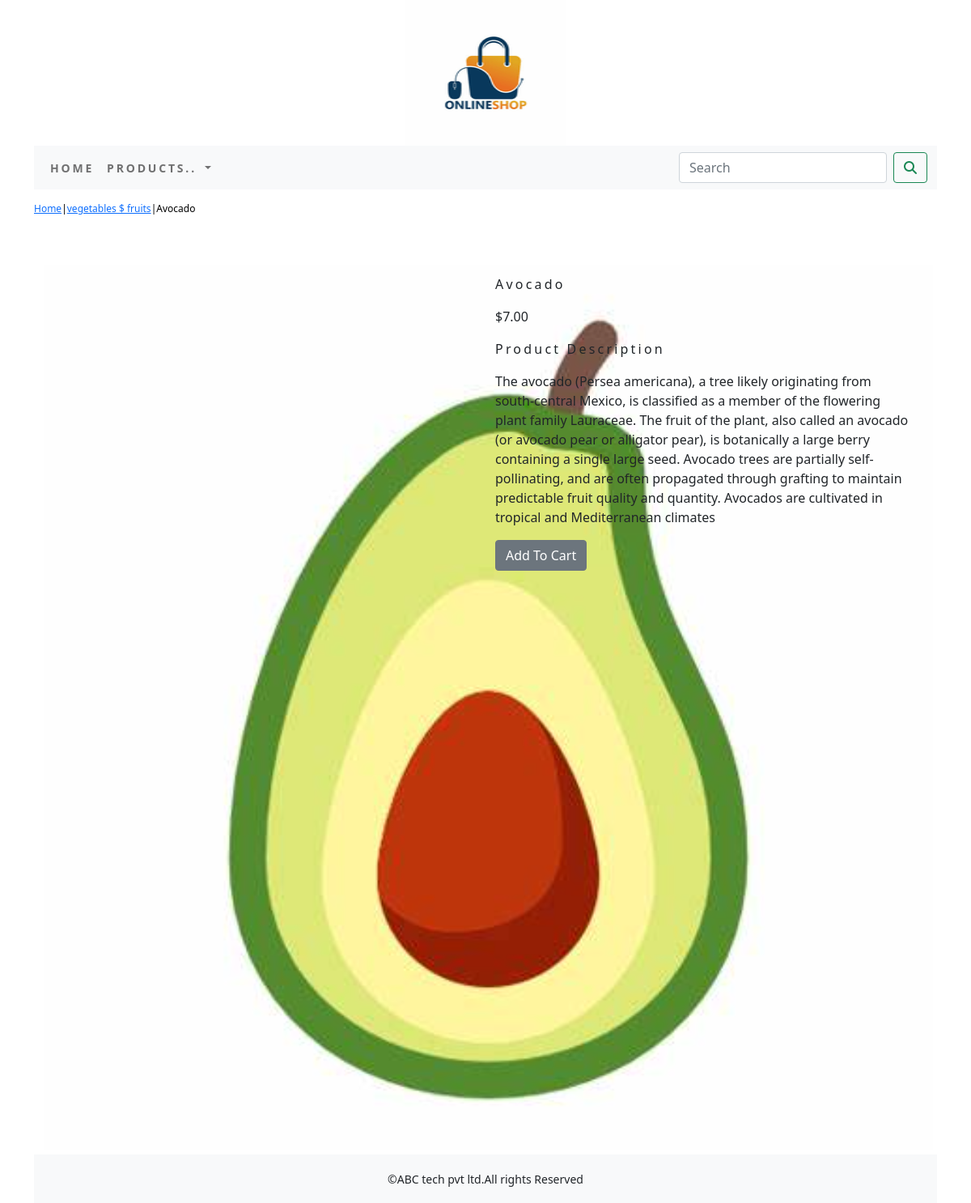
Screenshot of /shop/vegetables/avocado/ with the database file from the repository.
### shop/models.py (models this page shows, shortened)
class Product (models.Model):
    name = models.CharField(max_length=250,unique=True)
    slug = models.SlugField(max_length=250,unique=True)
    description = models.TextField(blank=True)
    price = models.DecimalField(max_digits=10,decimal_places=2)
    category = models.ForeignKey(Category,on_delete=models.CASCADE)
    image = models.ImageField(upload_to='product',blank=True)
    stock = models.IntegerField()
    available = models.BooleanField(default=True)
    created = models.DateTimeField(auto_now_add=True)
    update = models.DateTimeField(auto_now=True)
    class Meta:
        ordering = ('name',)
        verbose_name = 'product'
        verbose_name_plural = 'produts'

class Category(models.Model) :
    name = models.CharField(max_length=250,unique=True)
    slug = models.SlugField(max_length=250,unique=True)
    description = models.TextField(blank=True)
    image = models.ImageField(upload_to='category',blank=True)
    class Meta:
        ordering = ('name',)
        verbose_name = 'category'
        verbose_name_plural = 'categories'
    def get_url(self):
            return reverse('shop:products_by_category',args=[self.slug])
    def __str__(self):
        return '{}'.format(self.name)

### shop/views.py (the view)
# urls.py: path('<slug:c_slug>/<slug:product_slug>/',views.proDetail,name='prodcatdetail')
def proDetail(request,c_slug,product_slug):
    try:
        product=Product.objects.get(category__slug=c_slug,slug=product_slug)
    except Exception as e:
        raise e
    return render(request,'product.html',{'product':product})

### cart/context_processors.py (called while the page is built)
def counter(request):
    item_count=0
    if 'admin' in request.path:
        return {}
    else:
        try:
            cart=Cart.objects.filter(cart_id=_cart_id(request))
            cart_items=CartItem.objects.all().filter(cart=cart[:1])
            for cart_item in cart_items:
                item_count += cart_item.quantity
        except cart.DoesNotExist:
            item_count=0
    return dict(item_count=item_count)

### cart/views.py (called while the page is built)
def _cart_id(request):
    cart = request.session.session_key
    if not cart:
        cart = request.session.create()
    return cart

### shop/context_processors.py (called while the page is built)
def menu_links(request):
    links=Category.objects.all()
    return dict(links=links)

### templates/product.html (shortened to what this page needs)
{% extends 'base.html' %}
{% load static %}
{% block content %}
<div>
    <div class="row my_prod_row_class">
        <div class="mx_auto">
        <p><a href="{% url 'shop:allprodcat' %}">Home</a>|<a href="{{product.category.get_url}}">{{product.category}}</a>|{{product.name}}</p>
    </div>
</div>
<div class="container">
<br>
<div class="row">
    <div class="col-12 col-sm-12 col-md-12 col-lg-6 text-center">
        <div style="min-width:18rem;">
            <img src="{{product.image.url}}"alt="{{product.name}}">
        </div>
    </div>
    <div class="col-12 col-sm-12 col-md-12 col-lg-6">
        <div>
            <h1 class="my_prod_title">{{product.name}}</h1>
            <p>${{product.price}}</p>
            <p class="my_title">Product Description</p>
            <p class="text-justify my_prod_text">{{product.description}}</p>
            {% if product.stock <= 0 %}
            <p class="text-justify my_prod_text"><b>Out Of Stock</b></p>
            {% else %}
            <a class="btn btn-secondary" href="{% url 'cart:add_cart' product.id %}">Add To Cart</a>
            {% endif %}
        </div>
    </div>
</div>
</div>
{% endblock %}

### static/css/custom.css (style rules this page uses)
body { font-family: 'Roboto', sans-serif; }
.my_title { font-size:16px; text_transform:uppercase; letter-spacing:.2em; }
.my_prod_row_class { padding-top:15px; padding-bottom:20px }
.my_prod_row_class .mx_auto { color:#000; font-size:12px; text-decoration:none; }
.my_prod_title { font-size:16px; text_transform:uppercase; letter-spacing:.2em; padding-top:15px; padding-bottom:10px; }
.my_prod_text { padding-right:20px; }

### rows the page displays
Product: category "vegetables $ fruits", name "Avocado", image (picture), price "7.00", description "The avocado (Persea americana), a tree likely originating from south-central Mexico, is classified as a member of the flowering plant family Lauraceae. The fruit of the plant, also called an avocado (or avocado pear or alligator pear), is botanically a large berry containing a single large seed. Avocado trees are partially self-pollinating, and are often propagated through grafting to maintain predictable fruit quality and quantity. Avocados are cultivated in tropical and Mediterranean climates"
